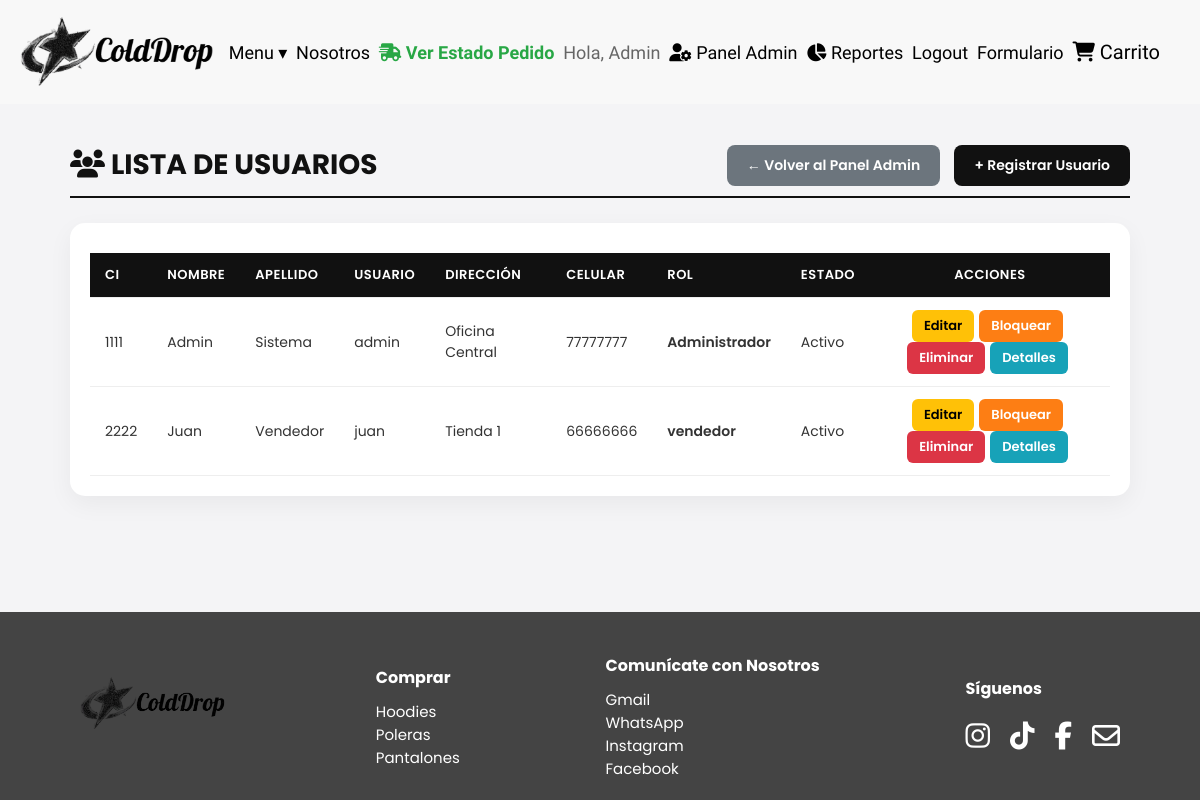
The page /usuarios/leerusuarios.php (signed in) on the database as committed earlier.
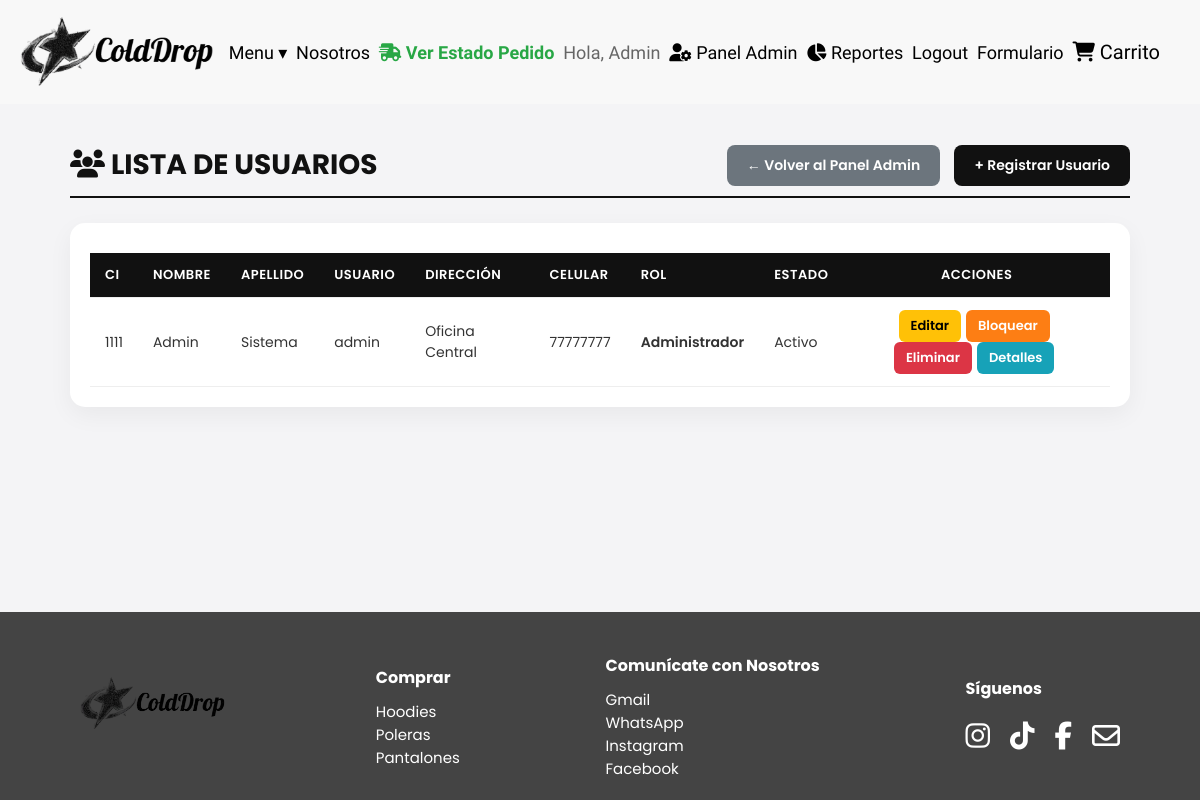
The same page on the database as committed later.
### tables this page shows
CREATE TABLE `usuarios` (
  `Nombre` varchar(45) DEFAULT NULL,
  `Apellido` varchar(45) DEFAULT NULL,
  `Usuario` varchar(45) DEFAULT NULL,
  `Contrasena` varchar(100) DEFAULT NULL,
  `Direccion` varchar(45) DEFAULT NULL,
  `Celular` varchar(45) DEFAULT NULL,
  `Rol` varchar(45) DEFAULT NULL,
  `Estado` varchar(45) DEFAULT NULL,
  `CI` varchar(45) NOT NULL
);

### usuarios/leerusuarios.php (the view, shortened to what this page needs)
<?php
include_once '../conexion.php';
$sql = "SELECT * FROM usuarios";
$resultado = $conexion->query($sql);
?>
<!DOCTYPE html>
<html lang="es">
<head>
    <link rel="stylesheet" href="https://cdnjs.cloudflare.com/ajax/libs/font-awesome/6.5.0/css/all.min.css">
    <link rel="stylesheet" href="../css/tablas.css">
</head>
<body>
    <?php include '../princip/header.php'; ?>
    <div class="admin-container">
        <div class="admin-header-flex">
            <h1><i class="fa-solid fa-users"></i> Lista de Usuarios</h1>
            <div>
                <a href="../princip/Administrador.php" class="btn-volver">← Volver al Panel Admin</a>
                <a href="crearusuarios.php" class="btn-crear">+ Registrar Usuario</a>
            </div>
        </div>
        <div class="table-responsive">
            <table>
                <thead>
                    <tr>
                        <th>CI</th>
                        <th>Nombre</th>
                        <th>Apellido</th>
                        <th>Usuario</th>
                        <th>Dirección</th>
                        <th>Celular</th>
                        <th>Rol</th>
                        <th>Estado</th>
                        <th style="text-align: center;">Acciones</th>
                    </tr>
                </thead>
                <tbody>
                    <?php
                    if ($resultado && $resultado->num_rows > 0) {
                        while ($fila = $resultado->fetch_assoc()) {
                            $CI = htmlspecialchars($fila['CI']);
                            $nombre = isset($fila['Nombre']) ? htmlspecialchars($fila['Nombre']) : '';
                            $apellido = isset($fila['Apellido']) ? htmlspecialchars($fila['Apellido']) : '';
                            $usuario = isset($fila['Usuario']) ? htmlspecialchars($fila['Usuario']) : '';
                            $direccion = isset($fila['Direccion']) ? htmlspecialchars($fila['Direccion']) : '';
                            $celular = isset($fila['Celular']) ? htmlspecialchars($fila['Celular']) : '';
                            $rol = isset($fila['Rol']) ? htmlspecialchars($fila['Rol']) : '';
                            $estado = isset($fila['Estado']) ? htmlspecialchars($fila['Estado']) : '';
                            echo "<tr>";
                                echo "<td>$CI</td>";
                                echo "<td>$nombre</td>";
                                echo "<td>$apellido</td>";
                                echo "<td>$usuario</td>";
                                echo "<td>$direccion</td>";
                                echo "<td>$celular</td>";
                                echo "<td><span style='font-weight:600;'>$rol</span></td>";
                                echo "<td>$estado</td>";
                                echo "<td style='text-align: center;'>";
                                    echo "<a href='actualizarusuarios.php?CI=$CI' class='btn-action btn-editar'>Editar</a>";
                                    if ($estado === 'Bloqueado') {
                                        echo "<a href='bloquear_usuario.php?CI=$CI' class='btn-action btn-mostrar' style='background-color:#28a745;'>Desbloquear</a>";
                                    } else {
                                        echo "<a href='bloquear_usuario.php?CI=$CI' class='btn-action btn-eliminar' style='background-color:#fd7e14;'>Bloquear</a>";
                                    }
                                    echo "<a href='elimusuarios.php?CI=$CI' class='btn-action btn-eliminar' onclick='return confirm(\"¿Estás seguro de eliminar este usuario?\");'>Eliminar</a>";
                                    echo "<a href='casaleerusuarios.php?CI=$CI' class='btn-action btn-mostrar'>Detalles</a>";
                                echo "</td>";
                            echo "</tr>";
                        }
                    } else {
                        echo "<tr><td colspan='9' style='text-align:center;'>No hay usuarios registrados.</td></tr>";
                    }
                    ?>
                </tbody>
            </table>
        </div>
    </div>
    <?php include '../princip/footer.php'; ?>
</body>
</html>

### princip/header.php (shortened to what this page needs)
<!DOCTYPE html>
<html lang="es">
<head>
    <link rel="stylesheet" href="https://cdnjs.cloudflare.com/ajax/libs/font-awesome/6.5.0/css/all.min.css">
    <link rel="stylesheet" href="../css/header.css">
</head>
<body>
    <header>
        <div>
            <a href="../princip/inicio.php"><img id="logoh" src="../imagenes/Captura_de_pantalla_2026-04-23_121404-removebg-preview.png" alt="ColdDrop Logo"></a>
        </div>
        <div>
            <label class="menu" for="menu-toggle" id="menu-label">Menu ▾</label>
        </div>
        <div>
            <a class="menu" href="../princip/nosotros.php">Nosotros</a>
        </div>
        <div>
            <a class="menu" href="../princip/consultar_pedido.php" style="color: #28a745; font-weight: 600;"><i class="fa-solid fa-truck-fast"></i> Ver Estado Pedido</a>
        </div>
        <?php if (isset($_SESSION['usuario'])): ?>
            <div>
                <span class="menu" style="color: #666; cursor: default;">Hola, <?php echo htmlspecialchars($_SESSION['usuario']); ?></span>
            </div>
            <?php if (isset($_SESSION['rol']) && $_SESSION['rol'] === 'Administrador'): ?>
                <div>
                    <a class="menu" href="../princip/Administrador.php"><i class="fa-solid fa-user-gear"></i> Panel Admin</a>
                </div>
                <div>
                    <a class="menu" href="../rp/menu_reportes.php"><i class="fa-solid fa-chart-pie"></i> Reportes</a>
                </div>
            <?php endif; ?>
            <div>
                <a class="menu" href="../princip/cerrarsesion.php">Logout</a>
            </div>
        <?php endif; ?>
<div>
    <a class="menu" href="../fm/formulario.php">Formulario</a>
</div>
        <div class="carrito">
            <a href="../princip/micarrito.php" class="btn-carrito">
                <i class="fa-solid fa-cart-shopping"></i> Carrito
            </a>
        </div>
    </header>
</body>
</html>

### princip/footer.php (shortened to what this page needs)
<!DOCTYPE html>
<html lang="es">
<head>
    <link rel="stylesheet" href="../css/footer.css">
</head>
<body>
    <footer>
        <div>
            <a href="inicio.php">
                <img id="logoh" src="../imagenes/Captura_de_pantalla_2026-04-23_121404-removebg-preview.png" alt="ColdDrop Logo" style="width: 150px;">
            </a>
        </div>
        <div>
            <h4 style="margin-bottom: 10px;">Comprar</h4>
            <li style="list-style: none;"><a class="listafooter" href="hoodeis.php">Hoodies</a></li>
            <li style="list-style: none;"><a class="listafooter" href="poleras.php">Poleras</a></li>
            <li style="list-style: none;"><a class="listafooter" href="pantalones.php">Pantalones</a></li>
        </div>
        <div>
            <h4 style="margin-bottom: 10px;">Comunícate con Nosotros</h4>
            <li style="list-style: none;"><a class="listafooter" href="mailto:contacto@colddrop.bo">Gmail</a></li>
            <li style="list-style: none;"><a class="listafooter" href="https://chat.whatsapp.com/FSKwSL02bRd4CEnNvC4PY1" target="_blank">WhatsApp</a></li>
            <li style="list-style: none;"><a class="listafooter" href="https://www.instagram.com/" target="_blank">Instagram</a></li>
            <li style="list-style: none;"><a class="listafooter" href="https://www.facebook.com/?locale=es_LA" target="_blank">Facebook</a></li>
        </div>
        <div class="social-box">
            <h4>Síguenos</h4>
            <div class="social-icons">
                <a href="https://www.instagram.com/"><i class="fa-brands fa-instagram"></i></a>
                <a href="https://www.tiktok.com/es-419/"><i class="fa-brands fa-tiktok"></i></a>
                <a href="https://www.facebook.com/?locale=es_LA"><i class="fa-brands fa-facebook-f"></i></a>
                <a href="#"><i class="fa-regular fa-envelope"></i></a>
            </div>
        </div>
    </footer>
</body>
</html>

### css/tablas.css (style rules this page uses)
body { font-family: 'Poppins', sans-serif; background-color: #f4f4f6; margin: 0; padding: 0; display: flex; flex-direction: column; min-height: 100vh; color: #333; }
.admin-container { max-width: 1100px; margin: 40px auto; padding: 0 20px; flex: 1; width: 100%; box-sizing: border-box; }
.admin-header-flex { display: flex; justify-content: space-between; align-items: center; margin-bottom: 25px; border-bottom: 2px solid #111; padding-bottom: 10px; }
.admin-header-flex h1 { font-size: 28px; margin: 0; color: #111; text-transform: uppercase; }
.table-responsive { overflow-x: auto; background: #fff; border-radius: 15px; box-shadow: 0 8px 25px rgba(0, 0, 0, 0.05); padding: 20px; }
table { width: 100%; border-collapse: collapse; margin-top: 10px; }
th, td { padding: 12px 15px; text-align: left; border-bottom: 1px solid #eee; font-size: 14px; }
th { background-color: #111; color: #fff; font-weight: 600; text-transform: uppercase; font-size: 13px; letter-spacing: 0.5px; }
.btn-action { display: inline-block; padding: 6px 12px; border-radius: 6px; text-decoration: none; font-size: 13px; font-weight: 600; margin-right: 5px; transition: background-color 0.2s; border: none; cursor: pointer; }
.btn-editar { background-color: #ffc107; color: #000; }
.btn-eliminar { background-color: #dc3545; color: #fff; }
.btn-mostrar { background-color: #17a2b8; color: #fff; }
.btn-crear { display: inline-block; background-color: #111; color: #fff; padding: 10px 20px; border-radius: 8px; text-decoration: none; font-weight: 600; font-size: 14px; transition: background-color 0.2s; }
.btn-volver { display: inline-block; background-color: #6c757d; color: #fff; padding: 10px 20px; border-radius: 8px; text-decoration: none; font-weight: 600; font-size: 14px; margin-right: 10px; transition: background-color 0.2s; }

### css/header.css (style rules this page uses)
header { display: flex; justify-content: space-between; align-items: center; padding: 10px 20px; background-color: #f8f8f8; font-family: "Madimi One", sans-serif; font-weight: 400; font-style: normal; color: black; font-size: 18px; }
.btn-carrito { font-family: "Madimi One", sans-serif; font-weight: 400; font-style: normal; color: black; transition: all 0.7s; text-decoration: none; }
.carrito { margin-right: 20px; font-size: 20px; color: black; }
.menu { transition: all 0.4s; color: black; text-decoration: none; }
#logoh { width: 200px; height: auto; }

### css/footer.css (style rules this page uses)
footer { grid-area: footer; display: flex; justify-content: space-between; align-items: center; background-color: #444; color: #fff; padding: 20px 80px; }
.social-box { color: white; text-align: left; }
.social-box h4 { font-size: 16px; margin-bottom: 15px; }
.social-icons { display: flex; gap: 20px; }
.social-icons a { color: white; font-size: 28px; text-decoration: none; transition: 0.3s ease; }
.listafooter { display: flex; gap: 20px; color: #fff; font-size: 15px; text-decoration: none; }

Rows that differ between the two databases and show on the page:
removed usuarios: CI "2222", Nombre "Juan", Apellido "Vendedor", Usuario "juan", Direccion "Tienda 1", Celular "66666666", Rol "vendedor", Estado "Activo"
